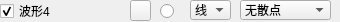
                   <widget class="QWidget" name="widget_4" native="true">
                    <property name="minimumSize">
                     <size>
                      <width>0</width>
                      <height>22</height>
                     </size>
                    </property>
                    <property name="maximumSize">
                     <size>
                      <width>16777215</width>
                      <height>22</height>
                     </size>
                    </property>
                    <widget class="QRadioButton" name="rdoBoldCurve4">
                     <property name="geometry">
                      <rect>
                       <x>160</x>
                       <y>3</y>
                       <width>16</width>
                       <height>16</height>
                      </rect>
                     </property>
                     <property name="text">
                      <string/>
                     </property>
                     <property name="checked">
                      <bool>false</bool>
                     </property>
                    </widget>
                    <widget class="QCheckBox" name="chkVisibleCurve4">
                     <property name="geometry">
                      <rect>
                       <x>0</x>
                       <y>3</y>
                       <width>125</width>
                       <height>16</height>
                      </rect>
                     </property>
                     <property name="text">
                      <string>波形4</string>
                     </property>
                     <property name="checked">
                      <bool>true</bool>
                     </property>
                    </widget>
                    <widget class="QPushButton" name="btnColourCurve4">
                     <property name="geometry">
                      <rect>
                       <x>130</x>
                       <y>0</y>
                       <width>21</width>
                       <height>21</height>
                      </rect>
                     </property>
                     <property name="text">
                      <string/>
                     </property>
                    </widget>
                    <widget class="QComboBox" name="cmbLineStyle4">
                     <property name="geometry">
                      <rect>
                       <x>190</x>
                       <y>0</y>
                       <width>41</width>
                       <height>20</height>
                      </rect>
                     </property>
                     <property name="currentIndex">
                      <number>1</number>
                     </property>
                     <item>
                      <property name="text">
                       <string>点</string>
                      </property>
                     </item>
                     <item>
                      <property name="text">
                       <string>线</string>
                      </property>
                     </item>
                     <item>
                      <property name="text">
                       <string>左</string>
                      </property>
                     </item>
                     <item>
                      <property name="text">
                       <string>右</string>
                      </property>
                     </item>
                     <item>
                      <property name="text">
                       <string>中</string>
                      </property>
                     </item>
                     <item>
                      <property name="text">
                       <string>积</string>
                      </property>
                     </item>
                    </widget>
                    <widget class="QComboBox" name="cmbScatterStyle4">
                     <property name="geometry">
                      <rect>
                       <x>240</x>
                       <y>0</y>
                       <width>91</width>
                       <height>20</height>
                      </rect>
                     </property>
                     <property name="focusPolicy">
                      <enum>Qt::WheelFocus</enum>
                     </property>
                     <property name="maxVisibleItems">
                      <number>20</number>
                     </property>
                     <item>
                      <property name="text">
                       <string>无散点</string>
                      </property>
                      <property name="icon">
                       <iconset resource="res.qrc">
                        <normaloff>:/pic/ssNone.png</normaloff>:/pic/ssNone.png</iconset>
                      </property>
                     </item>
                     <item>
                      <property name="text">
                       <string>x形</string>
                      </property>
                      <property name="icon">
                       <iconset resource="res.qrc">
                        <normaloff>:/pic/ssCross.png</normaloff>:/pic/ssCross.png</iconset>
                      </property>
                     </item>
                     <item>
                      <property name="text">
                       <string>+形</string>
                      </property>
                      <property name="icon">
                       <iconset resource="res.qrc">
                        <normaloff>:/pic/ssPlus.png</normaloff>:/pic/ssPlus.png</iconset>
                      </property>
                     </item>
                     <item>
                      <property name="text">
                       <string>空心圆</string>
                      </property>
                      <property name="icon">
                       <iconset resource="res.qrc">
                        <normaloff>:/pic/ssCircle.png</normaloff>:/pic/ssCircle.png</iconset>
                      </property>
                     </item>
                     <item>
                      <property name="text">
                       <string>实心圆</string>
                      </property>
                      <property name="icon">
                       <iconset resource="res.qrc">
                        <normaloff>:/pic/ssDisc.png</normaloff>:/pic/ssDisc.png</iconset>
                      </property>
                     </item>
                     <item>
                      <property name="text">
                       <string>矩形</string>
                      </property>
                      <property name="icon">
                       <iconset resource="res.qrc">
                        <normaloff>:/pic/ssSquare.png</normaloff>:/pic/ssSquare.png</iconset>
                      </property>
                     </item>
                     <item>
                      <property name="text">
                       <string>菱形</string>
                      </property>
                      <property name="icon">
                       <iconset resource="res.qrc">
                        <normaloff>:/pic/ssDiamond.png</normaloff>:/pic/ssDiamond.png</iconset>
                      </property>
                     </item>
                     <item>
                      <property name="text">
                       <string>星形</string>
                      </property>
                      <property name="icon">
                       <iconset resource="res.qrc">
                        <normaloff>:/pic/ssStar.png</normaloff>:/pic/ssStar.png</iconset>
                      </property>
                     </item>
                     <item>
                      <property name="text">
                       <string>正三角</string>
                      </property>
                      <property name="icon">
                       <iconset resource="res.qrc">
                        <normaloff>:/pic/ssTriangle.png</normaloff>:/pic/ssTriangle.png</iconset>
                      </property>
                     </item>
                     <item>
                      <property name="text">
                       <string>倒三角</string>
                      </property>
                      <property name="icon">
                       <iconset resource="res.qrc">
                        <normaloff>:/pic/ssTriangleInverted.png</normaloff>:/pic/ssTriangleInverted.png</iconset>
                      </property>
                     </item>
                     <item>
                      <property name="text">
                       <string>x框</string>
                      </property>
                      <property name="icon">
                       <iconset resource="res.qrc">
                        <normaloff>:/pic/ssCrossSquare.png</normaloff>:/pic/ssCrossSquare.png</iconset>
                      </property>
                     </item>
                     <item>
                      <property name="text">
                       <string>+框</string>
                      </property>
                      <property name="icon">
                       <iconset resource="res.qrc">
                        <normaloff>:/pic/ssPlusSquare.png</normaloff>:/pic/ssPlusSquare.png</iconset>
                      </property>
                     </item>
                     <item>
                      <property name="text">
                       <string>x圆</string>
                      </property>
                      <property name="icon">
                       <iconset resource="res.qrc">
                        <normaloff>:/pic/ssCrossCircle.png</normaloff>:/pic/ssCrossCircle.png</iconset>
                      </property>
                     </item>
                     <item>
                      <property name="text">
                       <string>+圆</string>
                      </property>
                      <property name="icon">
                       <iconset resource="res.qrc">
                        <normaloff>:/pic/ssPlusCircle.png</normaloff>:/pic/ssPlusCircle.png</iconset>
                      </property>
                     </item>
                     <item>
                      <property name="text">
                       <string>和平</string>
                      </property>
                      <property name="icon">
                       <iconset resource="res.qrc">
                        <normaloff>:/pic/ssPeace.png</normaloff>:/pic/ssPeace.png</iconset>
                      </property>
                     </item>
                    </widget>
                   </widget>
